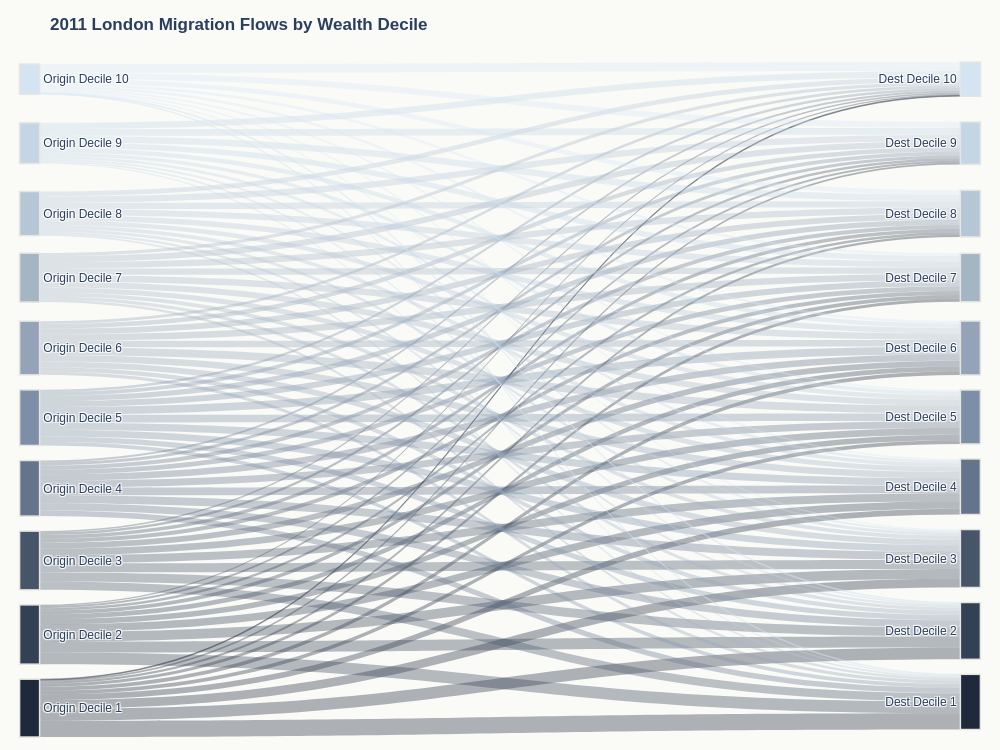
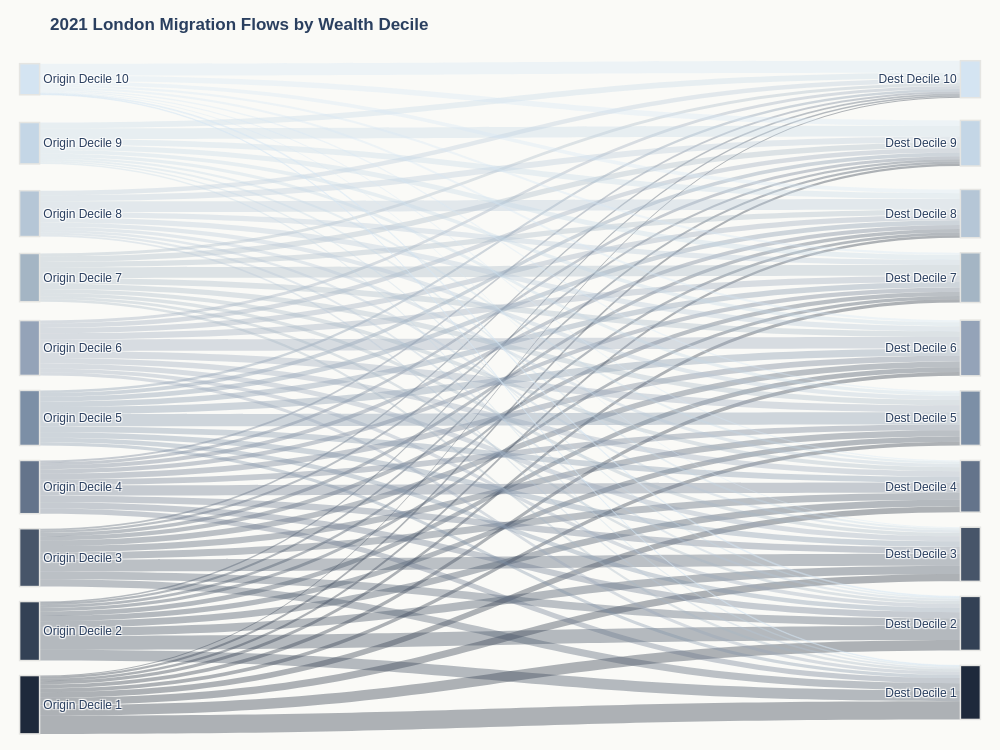

Here is the notebook cell these charts were saved with, in order:
### Code cell
def plot_styled_sankey(london_flow, count_col, title):
    """
    Generates a Plotly Sankey diagram styled to match the HTML dashboard.
    Forces Decile 10 to the top and Decile 1 to the bottom.
    """
    # 1. Aggregate actual migration volume
    flow_agg = london_flow.groupby(['Origin_Decile', 'Dest_Decile'])[count_col].sum().reset_index()
    
    # 2. Map nodes (0-9 for Origins, 10-19 for Destinations)
    flow_agg['source'] = flow_agg['Origin_Decile'].astype(int) - 1
    flow_agg['target'] = flow_agg['Dest_Decile'].astype(int) - 1 + 10
    
    # 3. Exact color palette from your HTML file (Decile 1 -> Decile 10)
    dec_colors_hex = [
        '#1e293b', '#334155', '#475569', '#64748b', '#7c8fa6', 
        '#94a3b8', '#a4b5c4', '#b5c6d6', '#c4d6e6', '#d4e4f2' 
    ]
    
    labels = [f"Origin Decile {i}" for i in range(1, 11)] + \
             [f"Dest Decile {i}" for i in range(1, 11)]
             
    node_colors = dec_colors_hex + dec_colors_hex
    
    # Helper function to convert Hex to RGBA for transparent links
    def hex_to_rgba(hex_color, alpha=0.35):
        rgb = mcolors.hex2color(hex_color)
        return f"rgba({int(rgb[0]*255)}, {int(rgb[1]*255)}, {int(rgb[2]*255)}, {alpha})"
        
    link_colors = [hex_to_rgba(dec_colors_hex[src]) for src in flow_agg['source']]

    # 4. Force Node Positions (Plotly coordinates: 0 is top/left, 1 is bottom/right)
    # Decile 1 (Index 0) at the bottom (y=1.0) and Decile 10 (Index 9) at the top (y=0.0)
    y_positions = [0.97, 0.86, 0.76, 0.65, 0.55, 0.45, 0.34, 0.24, 0.13, 0.03]
    
    # Duplicate for left side (origins) and right side (destinations)
    x_coords = [0.01] * 10 + [0.99] * 10
    y_coords = y_positions + y_positions

    # 5. Build the Sankey Diagram
    fig = go.Figure(data=[go.Sankey(
        arrangement="snap", # Tells Plotly to respect our manual x/y coordinates
        valueformat=",.0f",
        valuesuffix="<br>migrants",
        node=dict(
            pad=15,
            thickness=20,
            line=dict(color="#e5e5e2", width=1.5), 
            label=labels,
            color=node_colors,
            x=x_coords,
            y=y_coords
        ),
        link=dict(
            source=flow_agg['source'],
            target=flow_agg['target'],
            value=flow_agg[count_col],
            color=link_colors
        )
    )])

    # 6. Format layout to match HTML CSS
    fig.update_layout(
        title_text=title, 
        font_family="DM Sans, sans-serif", 
        font_size=12,
        height=750,
        width=1000,
        plot_bgcolor="#fafaf7",  
        paper_bgcolor="#fafaf7", 
        margin=dict(l=20, r=20, t=60, b=50) 
    )
    
    fig.show()
    return fig

# ==========================================
# Generate Figure 2: 2011 OD Sankey
# ==========================================
fig_2011 = plot_styled_sankey(
    london_flow=london_flow_2011, 
    count_col='count', 
    title="<b>2011 London Migration Flows by Wealth Decile</b>"
)

# Save as an interactive webpage (Highly recommended for Sankeys)
fig_2011.write_html(OUTPUT_DIR / "london_migration_2011.html")

# Save as a static high-res image (PNG)
fig_2011.write_image(OUTPUT_DIR / "london_migration_2011.png", scale=2)

# ==========================================
# Generate Figure 3: 2021 OD Sankey
# ==========================================
fig_2021 = plot_styled_sankey(
    london_flow=london_flow_2021, 
    count_col=COUNT_COL_2021, 
    title="<b>2021 London Migration Flows by Wealth Decile</b>"
)

fig_2021.write_html(OUTPUT_DIR / "london_migration_2021.html")
fig_2021.write_image(OUTPUT_DIR / "london_migration_2021.png", scale=2)

### Figure 1 — Plotly figure (JSON) as saved in the notebook; plotly's stock layout.template omitted (floating-point values rounded to 4 significant figures)
{"data": [{"arrangement": "snap", "link": {"color": ["rgba(30, 41, 59, 0.35)", "rgba(30, 41, 59, 0.35)", "rgba(30, 41, 59, 0.35)", "rgba(30, 41, 59, 0.35)", "rgba(30, 41, 59, 0.35)", "rgba(30, 41, 59, 0.35)", "rgba(30, 41, 59, 0.35)", "rgba(30, 41, 59, 0.35)", "rgba(30, 41, 59, 0.35)", "rgba(30, 41, 59, 0.35)", "rgba(51, 65, 85, 0.35)", "rgba(51, 65, 85, 0.35)", "rgba(51, 65, 85, 0.35)", "rgba(51, 65, 85, 0.35)", "rgba(51, 65, 85, 0.35)", "rgba(51, 65, 85, 0.35)", "rgba(51, 65, 85, 0.35)", "rgba(51, 65, 85, 0.35)", "rgba(51, 65, 85, 0.35)", "rgba(51, 65, 85, 0.35)", "rgba(71, 85, 105, 0.35)", "rgba(71, 85, 105, 0.35)", "rgba(71, 85, 105, 0.35)", "rgba(71, 85, 105, 0.35)", "rgba(71, 85, 105, 0.35)", "rgba(71, 85, 105, 0.35)", "rgba(71, 85, 105, 0.35)", "rgba(71, 85, 105, 0.35)", "rgba(71, 85, 105, 0.35)", "rgba(71, 85, 105, 0.35)", "rgba(100, 116, 139, 0.35)", "rgba(100, 116, 139, 0.35)", "rgba(100, 116, 139, 0.35)", "rgba(100, 116, 139, 0.35)", "rgba(100, 116, 139, 0.35)", "rgba(100, 116, 139, 0.35)", "rgba(100, 116, 139, 0.35)", "rgba(100, 116, 139, 0.35)", "rgba(100, 116, 139, 0.35)", "rgba(100, 116, 139, 0.35)", "rgba(124, 143, 166, 0.35)", "rgba(124, 143, 166, 0.35)", "rgba(124, 143, 166, 0.35)", "rgba(124, 143, 166, 0.35)", "rgba(124, 143, 166, 0.35)", "rgba(124, 143, 166, 0.35)", "rgba(124, 143, 166, 0.35)", "rgba(124, 143, 166, 0.35)", "rgba(124, 143, 166, 0.35)", "rgba(124, 143, 166, 0.35)", "rgba(148, 163, 184, 0.35)", "rgba(148, 163, 184, 0.35)", "rgba(148, 163, 184, 0.35)", "rgba(148, 163, 184, 0.35)", "rgba(148, 163, 184, 0.35)", "rgba(148, 163, 184, 0.35)", "rgba(148, 163, 184, 0.35)", "rgba(148, 163, 184, 0.35)", "rgba(148, 163, 184, 0.35)", "rgba(148, 163, 184, 0.35)", "rgba(164, 181, 196, 0.35)", "rgba(164, 181, 196, 0.35)", "rgba(164, 181, 196, 0.35)", "rgba(164, 181, 196, 0.35)", "rgba(164, 181, 196, 0.35)", "rgba(164, 181, 196, 0.35)", "rgba(164, 181, 196, 0.35)", "rgba(164, 181, 196, 0.35)", "rgba(164, 181, 196, 0.35)", "rgba(164, 181, 196, 0.35)", "rgba(181, 198, 214, 0.35)", "rgba(181, 198, 214, 0.35)", "rgba(181, 198, 214, 0.35)", "rgba(181, 198, 214, 0.35)", "rgba(181, 198, 214, 0.35)", "rgba(181, 198, 214, 0.35)", "rgba(181, 198, 214, 0.35)", "rgba(181, 198, 214, 0.35)", "rgba(181, 198, 214, 0.35)", "rgba(181, 198, 214, 0.35)", "rgba(196, 214, 230, 0.35)", "rgba(196, 214, 230, 0.35)", "rgba(196, 214, 230, 0.35)", "rgba(196, 214, 230, 0.35)", "rgba(196, 214, 230, 0.35)", "rgba(196, 214, 230, 0.35)", "rgba(196, 214, 230, 0.35)", "rgba(196, 214, 230, 0.35)", "rgba(196, 214, 230, 0.35)", "rgba(196, 214, 230, 0.35)", "rgba(212, 228, 242, 0.35)", "rgba(212, 228, 242, 0.35)", "rgba(212, 228, 242, 0.35)", "rgba(212, 228, 242, 0.35)", "rgba(212, 228, 242, 0.35)", "rgba(212, 228, 242, 0.35)", "rgba(212, 228, 242, 0.35)", "rgba(212, 228, 242, 0.35)", "rgba(212, 228, 242, 0.35)", "rgba(212, 228, 242, 0.35)"], "source": [0, 0, 0, 0, 0, 0, 0, 0, 0, 0, 1, 1, 1, 1, 1, 1, 1, 1, 1, 1, 2, 2, 2, 2, 2, 2, 2, 2, 2, 2, 3, 3, 3, 3, 3, 3, 3, 3, 3, 3, 4, 4, 4, 4, 4, 4, 4, 4, 4, 4, 5, 5, 5, 5, 5, 5, 5, 5, 5, 5, 6, 6, 6, 6, 6, 6, 6, 6, 6, 6, 7, 7, 7, 7, 7, 7, 7, 7, 7, 7, 8, 8, 8, 8, 8, 8, 8, 8, 8, 8, 9, 9, 9, 9, 9, 9, 9, 9, 9, 9], "target": [10, 11, 12, 13, 14, 15, 16, 17, 18, 19, 10, 11, 12, 13, 14, 15, 16, 17, 18, 19, 10, 11, 12, 13, 14, 15, 16, 17, 18, 19, 10, 11, 12, 13, 14, 15, 16, 17, 18, 19, 10, 11, 12, 13, 14, 15, 16, 17, 18, 19, 10, 11, 12, 13, 14, 15, 16, 17, 18, 19, 10, 11, 12, 13, 14, 15, 16, 17, 18, 19, 10, 11, 12, 13, 14, 15, 16, 17, 18, 19, 10, 11, 12, 13, 14, 15, 16, 17, 18, 19, 10, 11, 12, 13, 14, 15, 16, 17, 18, 19], "value": [24771, 17993, 13363, 8655, 5794, 5763, 4844, 3147, 2443, 1318, 17647, 16598, 14676, 11419, 8289, 7119, 5464, 4017, 3096, 1883, 12585, 13987, 13811, 12290, 10169, 8867, 6323, 5319, 3673, 2383, 8643, 10828, 12170, 11649, 10497, 9715, 7244, 6152, 4681, 3063, 5740, 8040, 10274, 10823, 11720, 11853, 9089, 7740, 5627, 3747, 5046, 6636, 8706, 9943, 11588, 9846, 9640, 8849, 7138, 4333, 3962, 4911, 5813, 7476, 9124, 10077, 9820, 9570, 8948, 4783, 2549, 3429, 4561, 5696, 7065, 8269, 8994, 9595, 9612, 7522, 2059, 2611, 3083, 4255, 5118, 6962, 8382, 9713, 10317, 9418, 973, 1454, 1773, 2312, 2765, 3649, 3960, 6806, 8977, 13334]}, "node": {"color": ["#1e293b", "#334155", "#475569", "#64748b", "#7c8fa6", "#94a3b8", "#a4b5c4", "#b5c6d6", "#c4d6e6", "#d4e4f2", "#1e293b", "#334155", "#475569", "#64748b", "#7c8fa6", "#94a3b8", "#a4b5c4", "#b5c6d6", "#c4d6e6", "#d4e4f2"], "label": ["Origin Decile 1", "Origin Decile 2", "Origin Decile 3", "Origin Decile 4", "Origin Decile 5", "Origin Decile 6", "Origin Decile 7", "Origin Decile 8", "Origin Decile 9", "Origin Decile 10", "Dest Decile 1", "Dest Decile 2", "Dest Decile 3", "Dest Decile 4", "Dest Decile 5", "Dest Decile 6", "Dest Decile 7", "Dest Decile 8", "Dest Decile 9", "Dest Decile 10"], "line": {"color": "#e5e5e2", "width": 1.5}, "pad": 15, "thickness": 20, "x": [0.01, 0.01, 0.01, 0.01, 0.01, 0.01, 0.01, 0.01, 0.01, 0.01, 0.99, 0.99, 0.99, 0.99, 0.99, 0.99, 0.99, 0.99, 0.99, 0.99], "y": [0.97, 0.86, 0.76, 0.65, 0.55, 0.45, 0.34, 0.24, 0.13, 0.03, 0.97, 0.86, 0.76, 0.65, 0.55, 0.45, 0.34, 0.24, 0.13, 0.03]}, "type": "sankey", "valueformat": ",.0f", "valuesuffix": "<br>migrants"}], "layout": {"font": {"family": "DM Sans, sans-serif", "size": 12}, "height": 750, "margin": {"b": 50, "l": 20, "r": 20, "t": 60}, "paper_bgcolor": "#fafaf7", "plot_bgcolor": "#fafaf7", "title": {"text": "<b>2011 London Migration Flows by Wealth Decile</b>"}, "width": 1000}}

### Figure 2 — Plotly figure (JSON) as saved in the notebook; plotly's stock layout.template omitted (floating-point values rounded to 4 significant figures)
{"data": [{"arrangement": "snap", "link": {"color": ["rgba(30, 41, 59, 0.35)", "rgba(30, 41, 59, 0.35)", "rgba(30, 41, 59, 0.35)", "rgba(30, 41, 59, 0.35)", "rgba(30, 41, 59, 0.35)", "rgba(30, 41, 59, 0.35)", "rgba(30, 41, 59, 0.35)", "rgba(30, 41, 59, 0.35)", "rgba(30, 41, 59, 0.35)", "rgba(30, 41, 59, 0.35)", "rgba(51, 65, 85, 0.35)", "rgba(51, 65, 85, 0.35)", "rgba(51, 65, 85, 0.35)", "rgba(51, 65, 85, 0.35)", "rgba(51, 65, 85, 0.35)", "rgba(51, 65, 85, 0.35)", "rgba(51, 65, 85, 0.35)", "rgba(51, 65, 85, 0.35)", "rgba(51, 65, 85, 0.35)", "rgba(51, 65, 85, 0.35)", "rgba(71, 85, 105, 0.35)", "rgba(71, 85, 105, 0.35)", "rgba(71, 85, 105, 0.35)", "rgba(71, 85, 105, 0.35)", "rgba(71, 85, 105, 0.35)", "rgba(71, 85, 105, 0.35)", "rgba(71, 85, 105, 0.35)", "rgba(71, 85, 105, 0.35)", "rgba(71, 85, 105, 0.35)", "rgba(71, 85, 105, 0.35)", "rgba(100, 116, 139, 0.35)", "rgba(100, 116, 139, 0.35)", "rgba(100, 116, 139, 0.35)", "rgba(100, 116, 139, 0.35)", "rgba(100, 116, 139, 0.35)", "rgba(100, 116, 139, 0.35)", "rgba(100, 116, 139, 0.35)", "rgba(100, 116, 139, 0.35)", "rgba(100, 116, 139, 0.35)", "rgba(100, 116, 139, 0.35)", "rgba(124, 143, 166, 0.35)", "rgba(124, 143, 166, 0.35)", "rgba(124, 143, 166, 0.35)", "rgba(124, 143, 166, 0.35)", "rgba(124, 143, 166, 0.35)", "rgba(124, 143, 166, 0.35)", "rgba(124, 143, 166, 0.35)", "rgba(124, 143, 166, 0.35)", "rgba(124, 143, 166, 0.35)", "rgba(124, 143, 166, 0.35)", "rgba(148, 163, 184, 0.35)", "rgba(148, 163, 184, 0.35)", "rgba(148, 163, 184, 0.35)", "rgba(148, 163, 184, 0.35)", "rgba(148, 163, 184, 0.35)", "rgba(148, 163, 184, 0.35)", "rgba(148, 163, 184, 0.35)", "rgba(148, 163, 184, 0.35)", "rgba(148, 163, 184, 0.35)", "rgba(148, 163, 184, 0.35)", "rgba(164, 181, 196, 0.35)", "rgba(164, 181, 196, 0.35)", "rgba(164, 181, 196, 0.35)", "rgba(164, 181, 196, 0.35)", "rgba(164, 181, 196, 0.35)", "rgba(164, 181, 196, 0.35)", "rgba(164, 181, 196, 0.35)", "rgba(164, 181, 196, 0.35)", "rgba(164, 181, 196, 0.35)", "rgba(164, 181, 196, 0.35)", "rgba(181, 198, 214, 0.35)", "rgba(181, 198, 214, 0.35)", "rgba(181, 198, 214, 0.35)", "rgba(181, 198, 214, 0.35)", "rgba(181, 198, 214, 0.35)", "rgba(181, 198, 214, 0.35)", "rgba(181, 198, 214, 0.35)", "rgba(181, 198, 214, 0.35)", "rgba(181, 198, 214, 0.35)", "rgba(181, 198, 214, 0.35)", "rgba(196, 214, 230, 0.35)", "rgba(196, 214, 230, 0.35)", "rgba(196, 214, 230, 0.35)", "rgba(196, 214, 230, 0.35)", "rgba(196, 214, 230, 0.35)", "rgba(196, 214, 230, 0.35)", "rgba(196, 214, 230, 0.35)", "rgba(196, 214, 230, 0.35)", "rgba(196, 214, 230, 0.35)", "rgba(196, 214, 230, 0.35)", "rgba(212, 228, 242, 0.35)", "rgba(212, 228, 242, 0.35)", "rgba(212, 228, 242, 0.35)", "rgba(212, 228, 242, 0.35)", "rgba(212, 228, 242, 0.35)", "rgba(212, 228, 242, 0.35)", "rgba(212, 228, 242, 0.35)", "rgba(212, 228, 242, 0.35)", "rgba(212, 228, 242, 0.35)", "rgba(212, 228, 242, 0.35)"], "source": [0, 0, 0, 0, 0, 0, 0, 0, 0, 0, 1, 1, 1, 1, 1, 1, 1, 1, 1, 1, 2, 2, 2, 2, 2, 2, 2, 2, 2, 2, 3, 3, 3, 3, 3, 3, 3, 3, 3, 3, 4, 4, 4, 4, 4, 4, 4, 4, 4, 4, 5, 5, 5, 5, 5, 5, 5, 5, 5, 5, 6, 6, 6, 6, 6, 6, 6, 6, 6, 6, 7, 7, 7, 7, 7, 7, 7, 7, 7, 7, 8, 8, 8, 8, 8, 8, 8, 8, 8, 8, 9, 9, 9, 9, 9, 9, 9, 9, 9, 9], "target": [10, 11, 12, 13, 14, 15, 16, 17, 18, 19, 10, 11, 12, 13, 14, 15, 16, 17, 18, 19, 10, 11, 12, 13, 14, 15, 16, 17, 18, 19, 10, 11, 12, 13, 14, 15, 16, 17, 18, 19, 10, 11, 12, 13, 14, 15, 16, 17, 18, 19, 10, 11, 12, 13, 14, 15, 16, 17, 18, 19, 10, 11, 12, 13, 14, 15, 16, 17, 18, 19, 10, 11, 12, 13, 14, 15, 16, 17, 18, 19, 10, 11, 12, 13, 14, 15, 16, 17, 18, 19, 10, 11, 12, 13, 14, 15, 16, 17, 18, 19], "value": [27733, 15838, 11192, 8630, 5710, 5967, 4863, 3731, 3283, 1617, 16251, 21064, 12368, 10155, 7649, 7172, 5236, 4163, 3453, 2039, 11004, 11714, 18509, 10631, 9529, 8612, 6141, 5330, 3607, 2721, 7762, 9451, 10209, 15800, 8818, 8797, 6699, 5954, 4363, 2947, 4973, 6737, 8421, 8808, 18568, 10835, 8392, 7234, 5693, 3883, 4777, 5707, 7659, 8331, 10631, 17519, 9262, 8009, 7006, 4382, 3668, 4430, 5271, 6047, 8045, 8568, 16279, 8166, 8196, 4577, 2746, 3227, 4078, 4887, 6490, 7919, 7830, 16327, 9050, 7051, 2058, 2406, 2866, 3443, 4914, 5965, 7412, 8605, 16401, 8808, 1014, 1475, 1616, 1889, 2478, 3171, 3512, 5732, 8200, 18146]}, "node": {"color": ["#1e293b", "#334155", "#475569", "#64748b", "#7c8fa6", "#94a3b8", "#a4b5c4", "#b5c6d6", "#c4d6e6", "#d4e4f2", "#1e293b", "#334155", "#475569", "#64748b", "#7c8fa6", "#94a3b8", "#a4b5c4", "#b5c6d6", "#c4d6e6", "#d4e4f2"], "label": ["Origin Decile 1", "Origin Decile 2", "Origin Decile 3", "Origin Decile 4", "Origin Decile 5", "Origin Decile 6", "Origin Decile 7", "Origin Decile 8", "Origin Decile 9", "Origin Decile 10", "Dest Decile 1", "Dest Decile 2", "Dest Decile 3", "Dest Decile 4", "Dest Decile 5", "Dest Decile 6", "Dest Decile 7", "Dest Decile 8", "Dest Decile 9", "Dest Decile 10"], "line": {"color": "#e5e5e2", "width": 1.5}, "pad": 15, "thickness": 20, "x": [0.01, 0.01, 0.01, 0.01, 0.01, 0.01, 0.01, 0.01, 0.01, 0.01, 0.99, 0.99, 0.99, 0.99, 0.99, 0.99, 0.99, 0.99, 0.99, 0.99], "y": [0.97, 0.86, 0.76, 0.65, 0.55, 0.45, 0.34, 0.24, 0.13, 0.03, 0.97, 0.86, 0.76, 0.65, 0.55, 0.45, 0.34, 0.24, 0.13, 0.03]}, "type": "sankey", "valueformat": ",.0f", "valuesuffix": "<br>migrants"}], "layout": {"font": {"family": "DM Sans, sans-serif", "size": 12}, "height": 750, "margin": {"b": 50, "l": 20, "r": 20, "t": 60}, "paper_bgcolor": "#fafaf7", "plot_bgcolor": "#fafaf7", "title": {"text": "<b>2021 London Migration Flows by Wealth Decile</b>"}, "width": 1000}}
